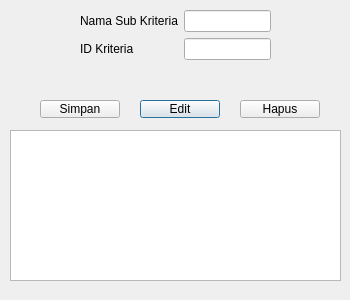
<?xml version="1.0" encoding="UTF-8"?>
<ui version="4.0">
 <class>subkriteria</class>
 <widget class="QDialog" name="subkriteria">
  <property name="geometry">
   <rect>
    <x>0</x>
    <y>0</y>
    <width>350</width>
    <height>300</height>
   </rect>
  </property>
  <property name="windowTitle">
   <string>Dialog</string>
  </property>
  <widget class="QPushButton" name="pushButton_2">
   <property name="geometry">
    <rect>
     <x>140</x>
     <y>100</y>
     <width>80</width>
     <height>18</height>
    </rect>
   </property>
   <property name="text">
    <string>Edit</string>
   </property>
  </widget>
  <widget class="QPushButton" name="pushButton_3">
   <property name="geometry">
    <rect>
     <x>240</x>
     <y>100</y>
     <width>80</width>
     <height>18</height>
    </rect>
   </property>
   <property name="text">
    <string>Hapus</string>
   </property>
  </widget>
  <widget class="QWidget" name="formLayoutWidget">
   <property name="geometry">
    <rect>
     <x>80</x>
     <y>10</y>
     <width>191</width>
     <height>76</height>
    </rect>
   </property>
   <layout class="QFormLayout" name="formLayout">
    <item row="0" column="0">
     <widget class="QLabel" name="namaSubKriteriaLabel">
      <property name="text">
       <string>Nama Sub Kriteria</string>
      </property>
     </widget>
    </item>
    <item row="0" column="1">
     <widget class="QLineEdit" name="namaSubKriteriaLineEdit"/>
    </item>
    <item row="1" column="0">
     <widget class="QLabel" name="iDKriteriaLabel">
      <property name="text">
       <string>ID Kriteria</string>
      </property>
     </widget>
    </item>
    <item row="1" column="1">
     <widget class="QLineEdit" name="iDKriteriaLineEdit"/>
    </item>
   </layout>
  </widget>
  <widget class="QPushButton" name="pushButton">
   <property name="geometry">
    <rect>
     <x>40</x>
     <y>100</y>
     <width>80</width>
     <height>18</height>
    </rect>
   </property>
   <property name="text">
    <string>Simpan</string>
   </property>
  </widget>
  <widget class="QTableView" name="tableView">
   <property name="geometry">
    <rect>
     <x>10</x>
     <y>130</y>
     <width>331</width>
     <height>151</height>
    </rect>
   </property>
  </widget>
 </widget>
 <resources/>
 <connections/>
</ui>
